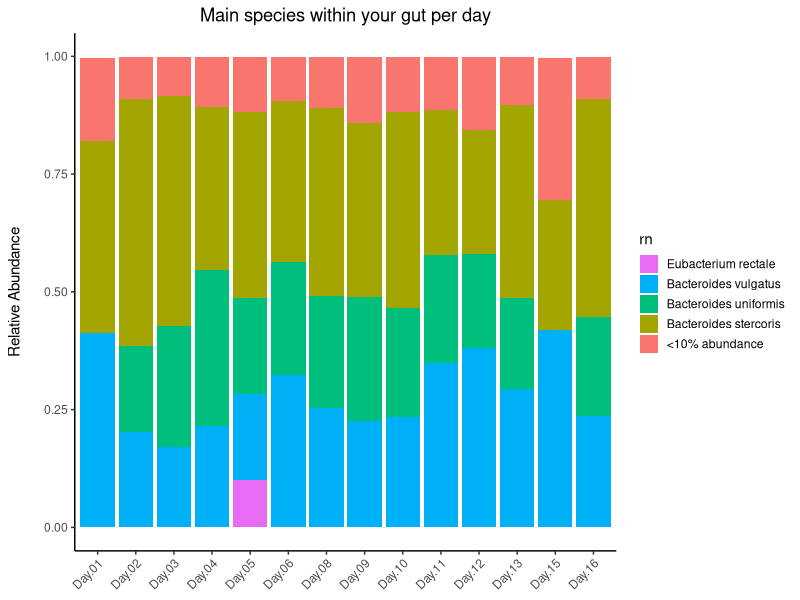

Reproduce this figure in R. (Note: this script raises an error after producing the figure.)
#Load packages required for the project

library(rmarkdown)
library(knitr)
library(ggplot2)
library(reshape2)
library(tibble)
library(data.table)
library(vegan)

#set to working directory to project zebra directory
setwd("C:/Users/arzan/Desktop/Bioinformatics/MCT/zebra-master/zebra-master")

#### Read in mapping file ####
map <- read.table("raw/new_map_with_treatment.txt", sep = "\t", header = TRUE, comment = "")

#### Read in taxa table #### 
taxa <- read.delim("raw/youbet.txt", row =1)

#### Summarizing ####
split <- strsplit(rownames(taxa),";")                               # Split and rejoin on lv7
taxaStrings <- sapply(split,function(x) paste(x[1:7],collapse=";")) # level 7 is species, 8 is strain
taxa <- rowsum(taxa,taxaStrings)                                    # Collapse by taxonomy name




 #### Manicure the samplenames, grab latest (mct study only and only when re-running things from a new taxa table)
   #colnames(taxa) = gsub(".S[0-9]+.R1.001","",colnames(taxa));      # Clean old plate IDs
   #taxa = taxa[,order(colnames(taxa))];              # Sort nicely by sample ID
   #taxa = taxa[,-(grep("L0",colnames(taxa))-1)];     # Keep new runs only
   #colnames(taxa) = gsub(".S[0-9]+.L001.R1.001","",colnames(taxa)); # Clean new plate IDs



#### Massaging ####
taxa = taxa[,colSums(taxa)>=20000]
taxa = sweep(taxa,2,colSums(taxa),'/');           # Normalize
taxa = taxa[order(rowMeans(taxa),decreasing=F),]; # Sort by avg. abundance
taxa = taxa[rowMeans(taxa) >= 0.0001,];            # Drop rare taxa (abundance)
taxa = taxa[rowSums(taxa > 0) > 10,];             # Drop rare taxa (prevalence)


### Get summary infomration for the pdf doc specific to nutrition
for (id in unique(map$UserName)){
  submap <- map[map$UserName == id,]
  subtaxa <- taxa[(colnames(taxa) %in% submap[,"X.SampleID"])]
  #render(input = "lib/MCTS_pdf_mcb.rmd",output_file = paste0('report.', id, '.pdf'),"pdf_document",
         #output_dir = "output/5.31.test2") 
}

#species (sp) of subtaxa made the first column rather than being rownames
subtaxasp <- setDT(subtaxa, keep.rownames=TRUE) 

#melt subtaxasp to get our dataframe in the long format for future usage
meltdf<- melt(subtaxasp)

#merge to get access to Day var
mergedf<- merge(x=meltdf, y=map, by.x = "variable", by.y= "X.SampleID", all.x=TRUE)

#convert our dataframe species (rn) column to a character
mergedf$rn <- as.character(mergedf$rn) 

#series of gsub commands meant to neaten and clarify legend content
mergedf$rn <- gsub(".*s__", "", mergedf$rn)
mergedf$rn <- gsub("\\[", "",mergedf$rn)
mergedf$rn <- gsub("\\]", "",mergedf$rn)
mergedf$rn <- gsub("_", " ",mergedf$rn)


#create <10% abundance category
mergedf$rn[mergedf$value < 0.1] <- "<10% abundance"



###Begin Plotting###

ggplot(mergedf, aes(x = StudyDayNo, y = value, fill = rn)) +
  geom_bar(stat = "identity") +
  scale_x_discrete(drop = FALSE) +
  theme_classic() +
  theme(strip.text.y = element_text(angle = 0, size = 8, face = "italic"),
        axis.text.x = element_text(angle = 45, hjust = 1),
        axis.title.x = element_blank(),
        plot.title = element_text(hjust = 0.5),
        strip.background = element_rect(color = "grey")) +
  guides(fill = guide_legend(reverse = TRUE, 
                             keywidth = 1, 
                             keyheight = 1, 
                             ncol = 1)) +
  ylab("Relative Abundance\n") +
  ggtitle("Main species within your gut per day")

for (id in unique(map$UserName)){
  submap <- map[map$UserName == id,]
  subtaxa <- taxa[(colnames(taxa) %in% submap[,"X.SampleID"])]
  render(input = "lib/MCTS_pdf_mcb.rmd",output_file = paste0('report.', id, '.pdf'),"pdf_document",
         output_dir = "output/5.31.test3") 
}

###alpha diversity###
